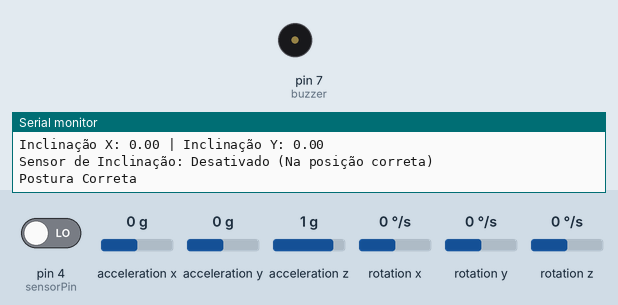
This sketch was run on a simulated Arduino Uno, built with avr-gcc and run on an emulated ATmega328P. On the bench: buzzer (waves = sounding, pin HIGH), the last lines printed to the serial monitor. Inputs (shaded band) come from the test bench; at power-on: acceleration x 0 g, acceleration y 0 g, pin 4 (sensorPin) LOW, acceleration z 1 g, rotation x 0 °/s, rotation y 0 °/s, rotation z 0 °/s.

Above: at 1.8 s.
1.9 s: acceleration x set to -0.4 g
At 2.5 s:
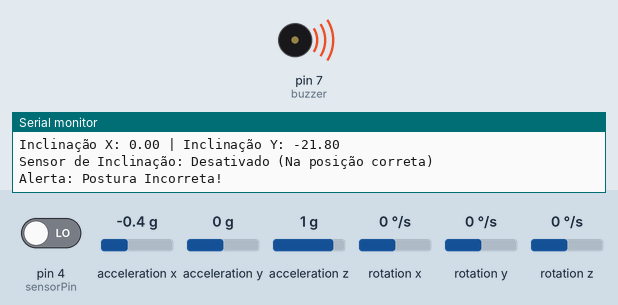
9.9 s: acceleration x set to 0 g
11.4 s: acceleration y set to -0.4 g
At 13.1 s:
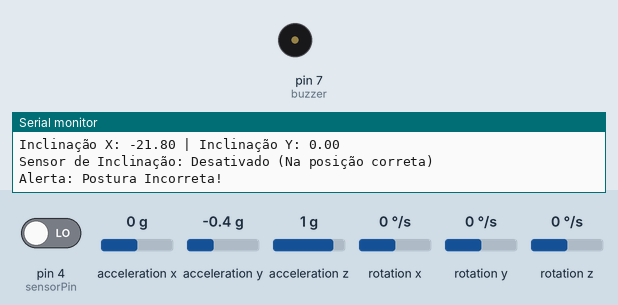
15.6 s: acceleration y set to 0 g
At 16.8 s:
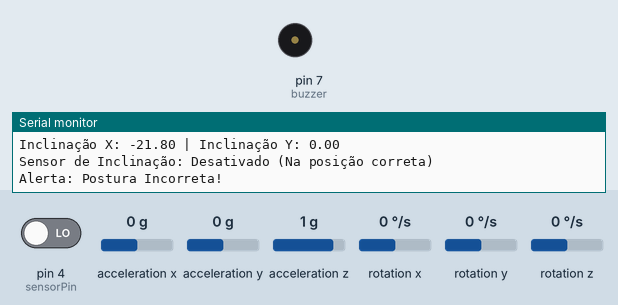
Timing chart, 0 to 18.1 s (numbered marks = the images above; inputs shaded):
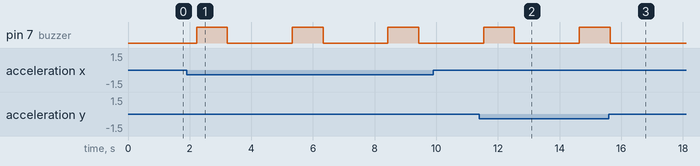

The sketch:

sketch_oct19a.ino
```cpp
#include <Wire.h>
#include <MPU6050.h>
#include <SoftwareSerial.h>

// Inicializa o acelerômetro
MPU6050 mpu;

int buzzer = 7;
const int sensorPin = 4; // Pino do sensor de inclinação

// Inicializa a comunicação Bluetooth
SoftwareSerial BTSerial(10, 11); // RX, TX para o módulo Bluetooth

void setup() {
  pinMode(buzzer, OUTPUT);
  pinMode(sensorPin, INPUT); // Configura o pino do sensor de inclinação como entrada
  Serial.begin(9600);  // Inicializa a comunicação serial para o monitor
  BTSerial.begin(9600); // Inicializa o módulo Bluetooth

  // Inicia o acelerômetro
  Wire.begin();
  mpu.initialize();

  // Verifica se o acelerômetro está conectado
  if (!mpu.testConnection()) {
    Serial.println("Falha ao conectar ao MPU6050");
    while (1); // Para o programa
  }
}

void loop() {
  // Lê os valores de aceleração
  int16_t ax, ay, az;
  mpu.getAcceleration(&ax, &ay, &az);

  // Calcula o ângulo de inclinação (em graus)
  float angleX = atan2(ay, az) * 180 / PI;  // Inclinação em relação ao eixo X
  float angleY = atan2(ax, az) * 180 / PI;  // Inclinação em relação ao eixo Y

  // Imprime os ângulos no monitor serial
  Serial.print("Inclinação X: "); Serial.print(angleX);
  Serial.print(" | Inclinação Y: "); Serial.println(angleY);

  // Verifica o estado do sensor de inclinação
  int sensorState = digitalRead(sensorPin); // Lê o estado do sensor de inclinação
  if (sensorState == HIGH) {
    Serial.println("Sensor de Inclinação: Ativado (Inclinado)");
  } else {
    Serial.println("Sensor de Inclinação: Desativado (Na posição correta)");
  }

  // Define limites para postura correta
  // Ajuste os limites conforme necessário
  if (angleX < -15 || angleX > 15 || angleY < -15 || angleY > 15) {
    Serial.println("Alerta: Postura Incorreta!");
    BTSerial.println("Alerta: Postura Incorreta!"); // Envia mensagem via Bluetooth
    digitalWrite(buzzer, HIGH);
    delay(1000);
    digitalWrite(buzzer, LOW);
    delay(1000);
  } else {
    Serial.println("Postura Correta");
  }

  delay(1000);  // Aguarda um segundo entre as leituras
}
```

Measured:
- the behaviour switches between -0.2 and -0.3 g on acceleration x (found by bisection; images 0 and 1)
- the behaviour switches between -0.2 and -0.3 g on acceleration y (found by bisection; images 1 and 2)
- after the input at 1.9 s, pin 7 (buzzer): alternates HIGH for 1.0 s and LOW for 2.1 s, starting after 0.32 s
- after the input at 9.9 s, every drawn part: stays the same
- after the input at 11.4 s, pin 7 (buzzer): LOW → HIGH after 0.14 s, → LOW 1.0 s later, → HIGH 2.1 s later
- after the input at 15.6 s, pin 7 (buzzer): goes on until 15.6 s, then stays LOW
